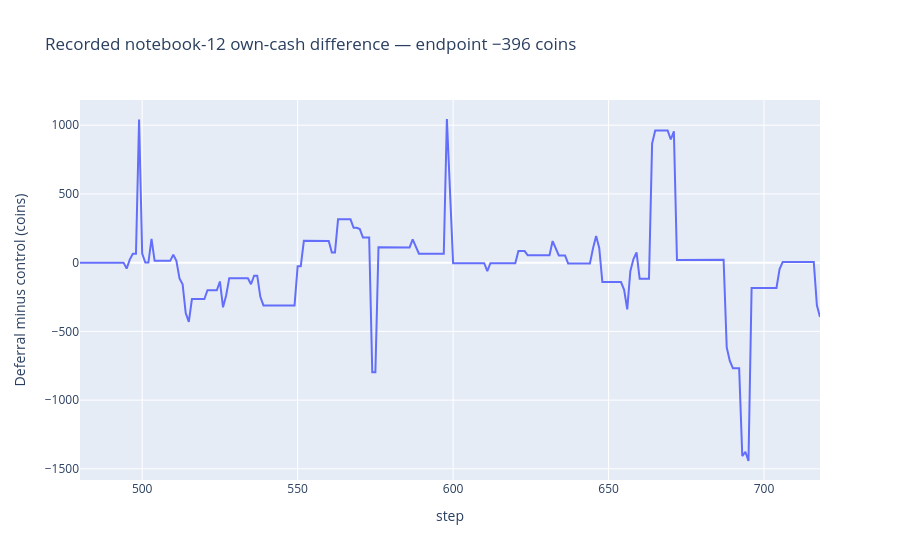
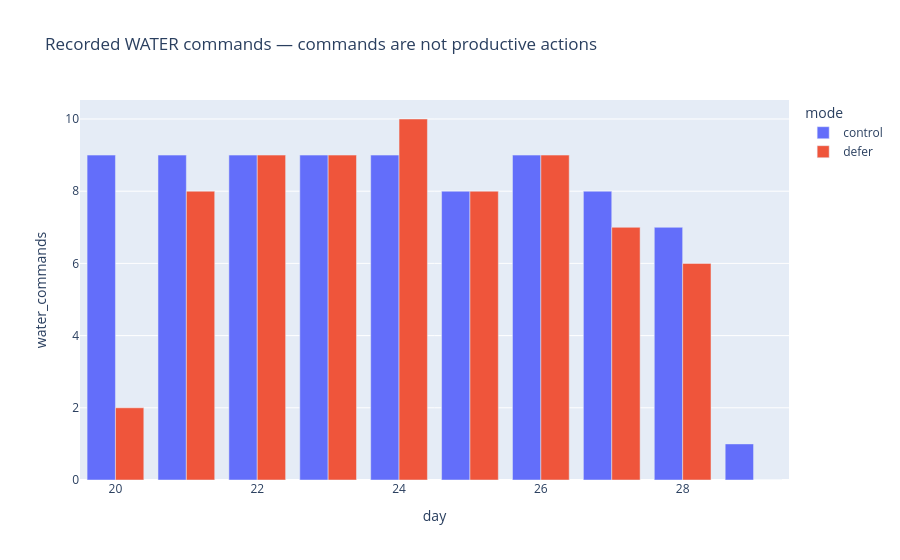

Notebook code cell kept with these figures, in order:
### Code cell
from visualize import figures
prior_figures = figures(BASE)[:2]
for fig in prior_figures:
    fig.show()

### Figure 1 — Plotly figure (JSON) as saved in the notebook; plotly's stock layout.template omitted (floating-point values rounded to 4 significant figures; data arrays with more than 128 entries replaced by an {"elided": "..."} marker saying what was removed)
{"data": [{"hovertemplate": "step=%{x}<br>Deferral minus control (coins)=%{y}<extra></extra>", "legendgroup": "", "line": {"color": "#636efa", "dash": "solid"}, "marker": {"symbol": "circle"}, "mode": "lines", "name": "", "orientation": "v", "showlegend": false, "type": "scatter", "x": {"elided": "239 int values"}, "xaxis": "x", "y": {"elided": "239 float values"}, "yaxis": "y"}], "layout": {"legend": {"tracegroupgap": 0}, "title": {"text": "Recorded notebook-12 own-cash difference — endpoint −396 coins"}, "xaxis": {"anchor": "y", "domain": [0, 1], "title": {"text": "step"}}, "yaxis": {"anchor": "x", "domain": [0, 1], "title": {"text": "Deferral minus control (coins)"}}}}

### Figure 2 — Plotly figure (JSON) as saved in the notebook; plotly's stock layout.template omitted (floating-point values rounded to 4 significant figures)
{"data": [{"alignmentgroup": "True", "hovertemplate": "mode=control<br>day=%{x}<br>water_commands=%{y}<extra></extra>", "legendgroup": "control", "marker": {"color": "#636efa", "pattern": {"shape": ""}}, "name": "control", "offsetgroup": "control", "orientation": "v", "showlegend": true, "textposition": "auto", "type": "bar", "x": [20, 21, 22, 23, 24, 25, 26, 27, 28, 29], "xaxis": "x", "y": [9, 9, 9, 9, 9, 8, 9, 8, 7, 1], "yaxis": "y"}, {"alignmentgroup": "True", "hovertemplate": "mode=defer<br>day=%{x}<br>water_commands=%{y}<extra></extra>", "legendgroup": "defer", "marker": {"color": "#EF553B", "pattern": {"shape": ""}}, "name": "defer", "offsetgroup": "defer", "orientation": "v", "showlegend": true, "textposition": "auto", "type": "bar", "x": [20, 21, 22, 23, 24, 25, 26, 27, 28, 29], "xaxis": "x", "y": [2, 8, 9, 9, 10, 8, 9, 7, 6, 0], "yaxis": "y"}], "layout": {"barmode": "group", "legend": {"title": {"text": "mode"}, "tracegroupgap": 0}, "title": {"text": "Recorded WATER commands — commands are not productive actions"}, "xaxis": {"anchor": "y", "domain": [0, 1], "title": {"text": "day"}}, "yaxis": {"anchor": "x", "domain": [0, 1], "title": {"text": "water_commands"}}}}
